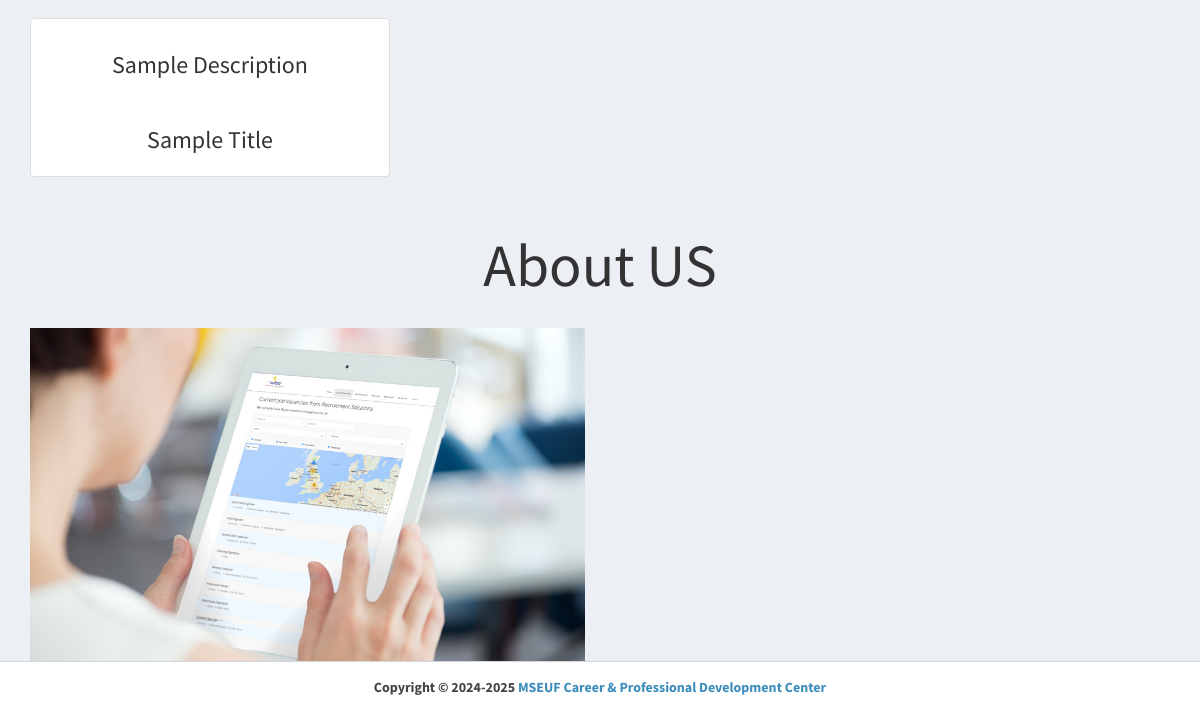
Before: / (lower part) with the older database file.
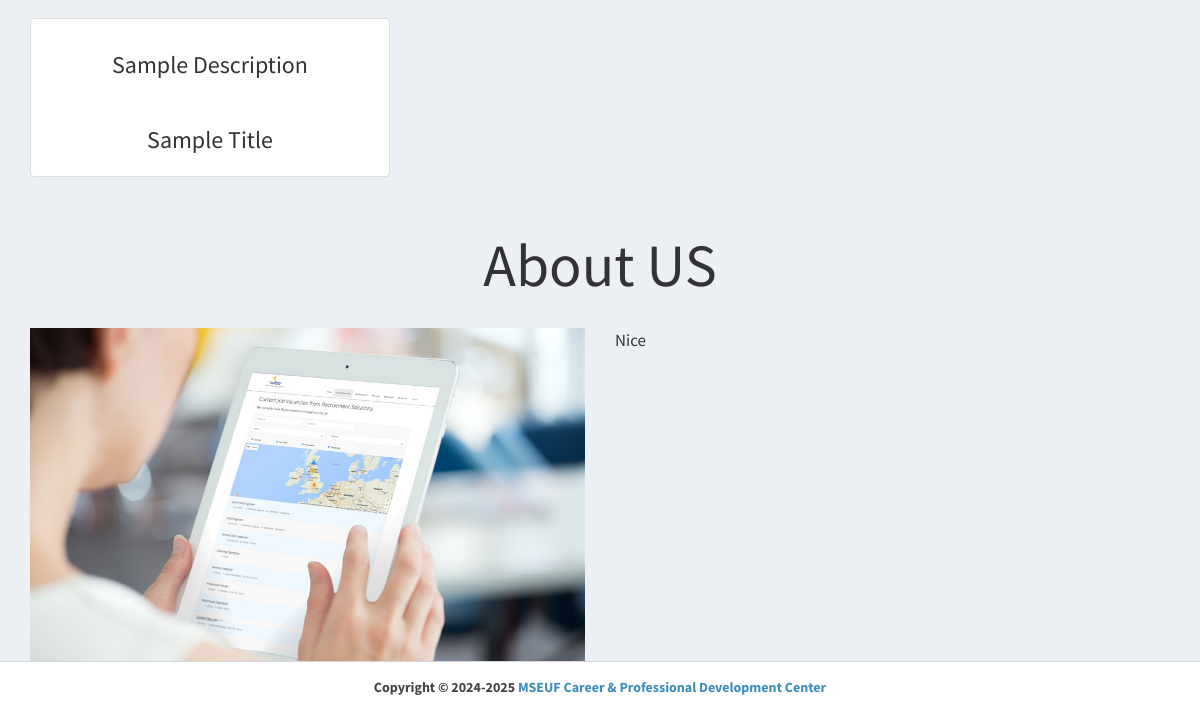
After: the same page with the newer database file.
### tables this page shows
CREATE TABLE `news` (
  `id` int(11) NOT NULL,
  `description` varchar(255) DEFAULT NULL,
  `title` varchar(255) DEFAULT NULL,
  `datecreated` timestamp NOT NULL DEFAULT current_timestamp()
);

CREATE TABLE `aboutus` (
  `id` int(11) NOT NULL,
  `description` varchar(255) DEFAULT NULL
);

### index.php (the view, shortened to what this page needs)
<?php
require_once("db.php");
?>
<!DOCTYPE html>
<html>
<head>
  <link rel="stylesheet" href="https://cdnjs.cloudflare.com/ajax/libs/twitter-bootstrap/3.3.7/css/bootstrap.min.css">
  <link rel="stylesheet" href="https://cdnjs.cloudflare.com/ajax/libs/font-awesome/4.7.0/css/font-awesome.min.css">
  <link rel="stylesheet" href="https://cdnjs.cloudflare.com/ajax/libs/ionicons/2.0.1/css/ionicons.min.css">
  <link rel="stylesheet" href="css/AdminLTE.min.css">
  <link rel="stylesheet" href="css/_all-skins.min.css">
  <link rel="stylesheet" href="css/customs.css">
</head>
<body class="hold-transition sidebar-mini">
<div class="wrapper">
  <div class="content-wrapper" style="margin-left: 0px;">
    <section id="company" class="content-header">
      <div class="container">
        <div class="row">
        <?php
          $sql = "SELECT * FROM news Order By Rand() Limit 6";
          $result = $conn->query($sql);
          if($result->num_rows > 0) {
            while($row = $result->fetch_assoc())
            {
             ?>
          <div class="col-sm-4 col-md-4">
            <div class="thumbnail company-img">
              <div class="caption">
                <h3 class="text-center"><?php echo $row['description']; ?></h3>
              </div>
              <div class="caption">
                <h3 class="text-center"><?php echo $row['title']; ?></h3>
              </div>
            </div>
          </div>
          <?php
            }
            }
          ?>
        </div>
      </div>
    </section>
    <section id="about" class="content-header">
      <div class="container">
        <div class="row">
          <div class="col-md-12 text-center latest-job margin-bottom-20">
            <h1>About US</h1>
          </div>
        </div>
        <div class="row">
          <div class="col-md-6">
            <img src="img/browse.jpg" class="img-responsive">
          </div>
          <div class="col-md-6 about-text margin-bottom-20">
          <?php
          $sql = "SELECT * FROM aboutus wHERE id = 0";
          $result = $conn->query($sql);
          if($result->num_rows > 0) {
            while($row = $result->fetch_assoc())
            {
?>
            <p><?php echo $row['description']; ?></p>
            <?php
            }}
            ?>
          </div>
        </div>
      </div>
    </section>
  </div>
  <footer class="main-footer" style="margin-left: 0px;">
  <div class="text-center">
      <strong>Copyright &copy; 2024-2025 <a>MSEUF Career & Professional Development Center
    </div>
  </footer>
</div>
</body>
</html>

Changed rows visible on the page:
added aboutus: description "Nice"
